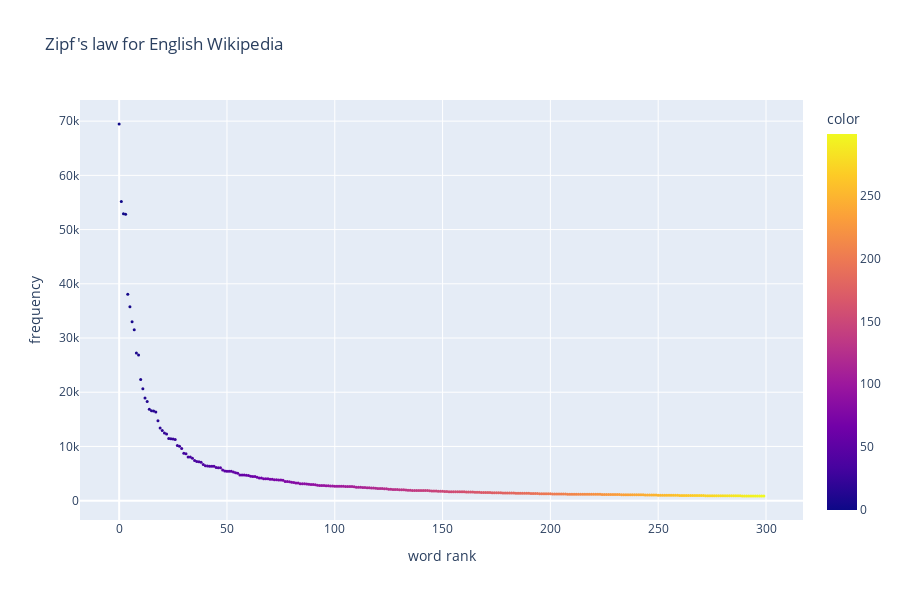

Notebook code cell kept with this figure:
### Code cell
import plotly.express  as px

fig = px.scatter(x= range(300), y= freqs[:300], labels={'x': 'word rank', 'y': 'frequency'},
                 title='Zipf\'s law for English Wikipedia',  color=range(300),  )
fig.update_traces(marker=dict(size=3))
fig.update_layout(height=600)
fig.show()

### Figure 1 — Plotly figure (JSON) as saved in the notebook; plotly's stock layout.template omitted (floating-point values rounded to 4 significant figures; data arrays with more than 128 entries replaced by an {"elided": "..."} marker saying what was removed)
{"data": [{"hovertemplate": "word rank=%{x}<br>frequency=%{y}<br>color=%{marker.color}<extra></extra>", "legendgroup": "", "marker": {"color": {"elided": "300 int values"}, "coloraxis": "coloraxis", "size": 3, "symbol": "circle"}, "mode": "markers", "name": "", "orientation": "v", "showlegend": false, "type": "scatter", "x": {"elided": "300 int values"}, "xaxis": "x", "y": {"elided": "300 int values"}, "yaxis": "y"}], "layout": {"coloraxis": {"colorbar": {"title": {"text": "color"}}, "colorscale": [[0, "#0d0887"], [0.1111, "#46039f"], [0.2222, "#7201a8"], [0.3333, "#9c179e"], [0.4444, "#bd3786"], [0.5556, "#d8576b"], [0.6667, "#ed7953"], [0.7778, "#fb9f3a"], [0.8889, "#fdca26"], [1, "#f0f921"]]}, "height": 600, "legend": {"tracegroupgap": 0}, "title": {"text": "Zipf's law for English Wikipedia"}, "xaxis": {"anchor": "y", "domain": [0, 1], "title": {"text": "word rank"}}, "yaxis": {"anchor": "x", "domain": [0, 1], "title": {"text": "frequency"}}}}
